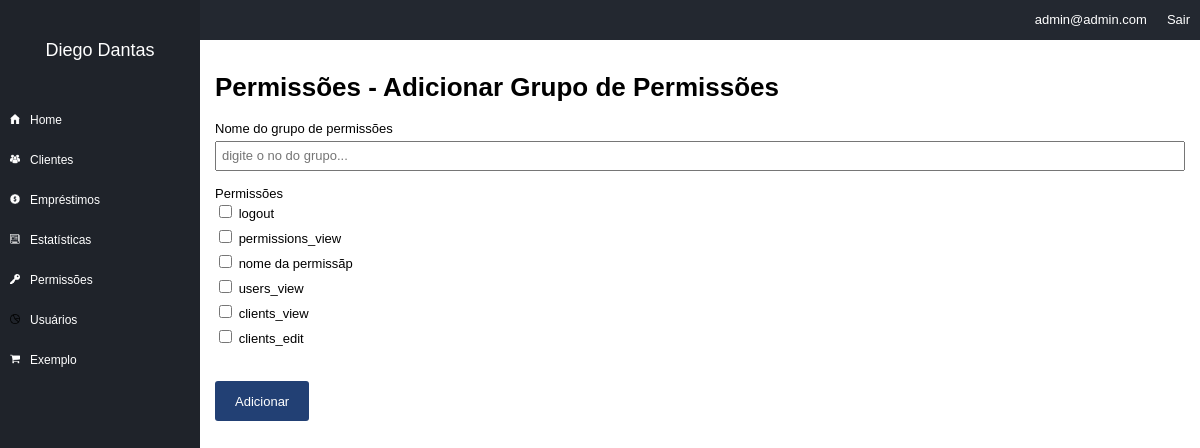
/permissions/add_group (signed in), run on an earlier commit of the app's database.
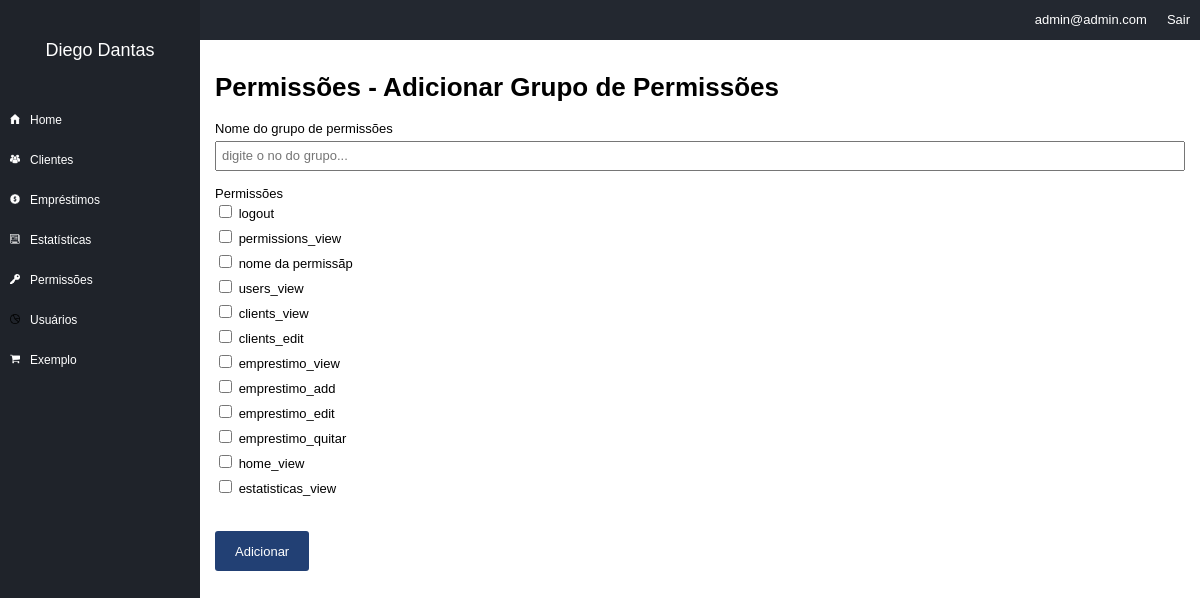
And on a later commit of the database.
### tables this page shows
CREATE TABLE `permission_params` (
  `id` int(11) NOT NULL,
  `id_company` int(11) NOT NULL,
  `name` varchar(100) NOT NULL
);

### core/Controller.php (called while the page is built, shortened)
<?php
class controller {
	public function loadTemplate($viewName, $viewData = array()) {
		include 'views/template.php';
	}
	public function loadViewInTemplate($viewName, $viewData) {
		extract($viewData);
		include 'views/'.$viewName.'.php';
	}
}

### core/Core.php (called while the page is built, shortened)
<?php
class Core {
	public function run() {
        $url = explode('index.php', $_SERVER['PHP_SELF']);
        $url = end($url);
		$params = array();
		if(!empty($url) && $url != '/') {
			$url = explode('/', $url);
			array_shift($url);
			array_shift($url);
			if(isset($url[0])) {
				$currentAction = $url[0];
			} else {
				$currentAction = 'index';
			}
		} else {
			$currentController = 'homeController';
			$currentAction = 'index';
		}
		$c = new $currentController();
		call_user_func_array(array($c, $currentAction), $params);
	}
}

### index.php (called while the page is built, shortened)
<?php
require 'config.php';
$core = new Core();
$core->run();
?>

### core/Model.php (called while the page is built, shortened)
<?php
class model {
	public function __construct() {
		global $config;
		$this->db = new PDO("mysql:dbname=".$config['dbname'].";host=".$config['host'], $config['dbuser'], $config['dbpass']);
	}
}
?>

### config.php (called while the page is built, shortened)
<?php
$config = array();
if(ENVIRONMENT == 'development') {
	$config['dbname'] = 'financeiro';
	$config['host'] = 'localhost';
	$config['dbuser'] = 'root';
	$config['dbpass'] = '';
} else {
	$config['dbname'] = 'financeiro';
	$config['host'] = 'localhost';
	$config['dbuser'] = 'root';
	$config['dbpass'] = 'root';
}
?>

### models/Permissions.php (called while the page is built, shortened)
<?php
class Permissions extends model {
	public function getList($id_company) {
		$array = array();
		$sql = $this->db->prepare("SELECT * FROM permission_params WHERE id_company = :id_company");
		$sql->bindValue(":id_company", $id_company);
		$sql->execute();
		if($sql->rowCount() > 0) {
			$array = $sql->fetchAll();
		}
		return $array;
	}
}

### models/Users.php (called while the page is built, shortened)
<?php
class Users extends model {
	private $userInfo;
	public function setLoggedUser() {
		if(isset($_SESSION['ccUser']) && !empty($_SESSION['ccUser'])) {
			$id = $_SESSION['ccUser'];
			$sql = $this->db->prepare("SELECT * FROM users WHERE id = :id");
			$sql->bindValue(':id', $id);
			$sql->execute();
			if($sql->rowCount() > 0) {
				$this->userInfo = $sql->fetch();
			}
		}
	}
	public function getCompany() {
		if(isset($this->userInfo['id_company'])) {
			return $this->userInfo['id_company'];
		} else {
			return 0;
		}
	}
}

### views/permissions_addgroup.php (the view)
<h1>Permissões - Adicionar Grupo de Permissões</h1>
<form method="POST">
	<label for="name">Nome do grupo de permissões</label><br/>
	<input type="text" name="name" placeholder="digite o no do grupo..." /><br/><br/>
	<label>Permissões</label><br/>
	<?php foreach($permissions_list as $p): ?>
	<div class="p_item">
		<input type="checkbox" name="permissions[]" value="<?php echo $p['id']; ?>" id="p_<?php echo $p['id']; ?>" />
		<label for="p_<?php echo $p['id']; ?>"><?php echo $p['name']; ?></label>
	</div>
	<?php endforeach; ?>
	<br/><br/>
	<input type="submit" value="Adicionar" />
</form>

What changed in the data, as far as the page shows it:
added permission_params: name "emprestimo_view"
added permission_params: name "emprestimo_add"
added permission_params: name "emprestimo_edit"
added permission_params: name "emprestimo_quitar"
added permission_params: name "home_view"
added permission_params: name "estatisticas_view"
